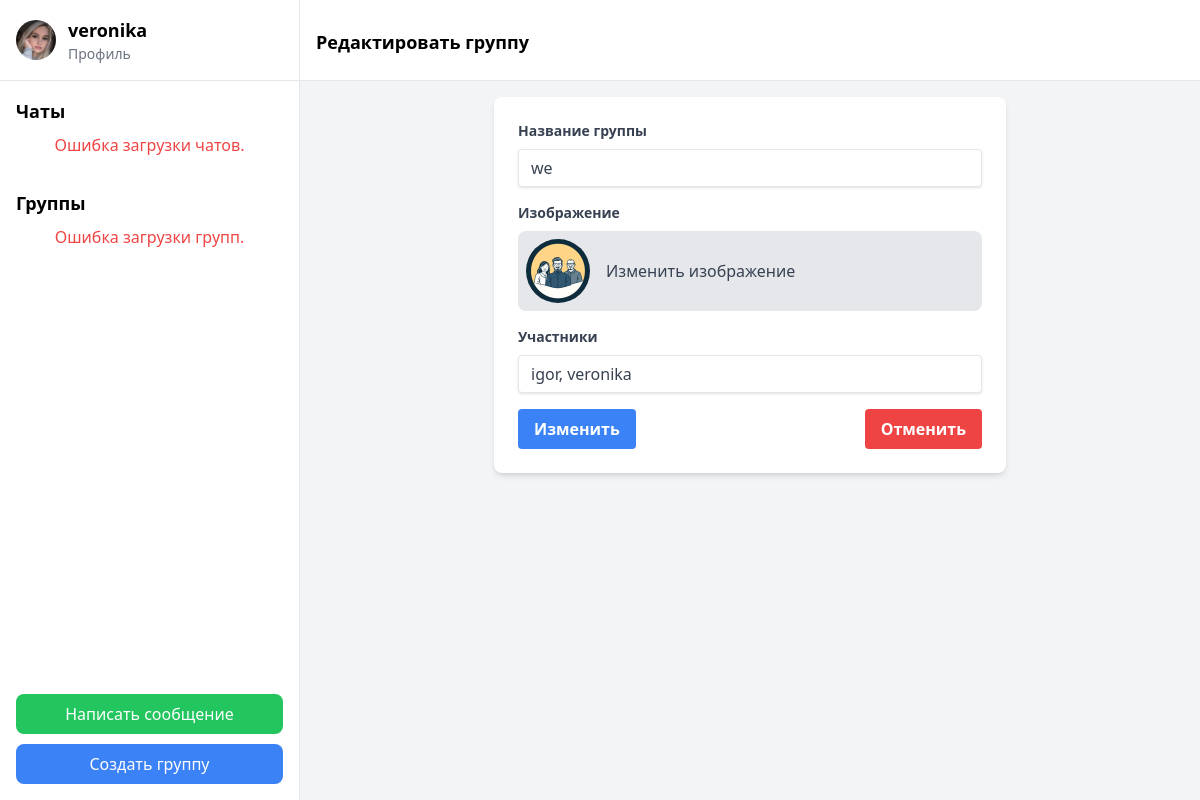
/edit-group/2/ (signed in), run on the app's committed database.
### chat/models.py (models this page shows, shortened)
class CustomUser (AbstractUser ):
    about = models.TextField()
    phone_number = models.CharField(max_length=15)
    photo = models.ImageField(upload_to='images/', blank=True, null=True, default='images/user-default.png')

class Group(models.Model):
    name = models.CharField(max_length=255, unique=True)
    image = models.ImageField(upload_to='images/', blank=True, null=True, default='images/group-default.jpg')
    members = models.ManyToManyField(CustomUser , related_name='user_groups')
    created_at = models.DateTimeField(auto_now_add=True)  # Дата создания группы

### chat/views.py (the view, shortened to what this page needs)
# urls.py: path('edit-group/<int:pk>/', GroupUpdateView.as_view(), name='edit_group'),
class GroupUpdateView(LoginRequiredMixin, UpdateView):
    model = Group
    form_class = GroupForm
    template_name = '../templates/chat/actions/update-group.html'
    def get_object(self, queryset=None):
        return get_object_or_404(Group, id=self.kwargs['pk'])

### chat/forms.py
class GroupForm(forms.ModelForm):
    class Meta:
        model = Group
        fields =['name', 'image']
        widgets = {
            'name': forms.TextInput(attrs={'class': 'shadow appearance-none border rounded w-full py-2 px-3 text-gray-700 leading-tight focus:outline-none focus:shadow-outline', 'placeholder': 'Введите название группы'}),
            'image': forms.FileInput(attrs={'class': 'hidden'}),
        }

### templates/chat/actions/update-group.html (shortened to what this page needs)
{% extends 'chat/main.html' %}
{% block header %} <h2 class="text-lg font-semibold h-9 mt-3"> Редактировать группу </h2>{% endblock header %}
{% block content %}
    <div class="flex-1 p-4 overflow-y-auto">
        <form class="max-w-lg mx-auto bg-white p-6 rounded-lg shadow-md" method="POST" action="{% url 'edit_group' group.id %}" enctype="multipart/form-data">
            <div class="mb-4">
                <label class="block text-gray-700 text-sm font-bold mb-2" for="groupName">
                    Название группы
                </label>
                {{ form.name }}
            </div>
            <div class="mb-4">
                <label class="block text-gray-700 text-sm font-bold mb-2" for="groupAvatar">
                    Изображение
                </label>
                <div class="flex items-center p-2 rounded-lg bg-gray-200">
                    <img id="group-avatar-preview" alt="Group avatar placeholder" class="w-16 h-16 rounded-full mr-4" height="64" src="{{ group.image.url }}" width="64"/>
                    <span id="change-avatar" class="cursor-pointer text-gray-700">Изменить изображение</span>
                </div>
            </div>
            <div class="mb-4">
                <label class="block text-gray-700 text-sm font-bold mb-2" for="members">
                    Участники
                </label>
                <input class="shadow appearance-none border rounded w-full py-2 px-3 text-gray-700 leading-tight focus:outline-none focus:shadow-outline" id="members" name="members" placeholder="Укажите участников через запятую" type="text" value="{{ group.members.all|join:', ' }}"/>
            </div>
            <div class="flex items-center justify-between">
                <button class="bg-blue-500 hover:bg-blue-700 text-white font-bold py-2 px-4 rounded focus:outline-none focus:shadow-outline" type="submit">
                    Изменить
                </button>
                <button class="bg-red-500 hover:bg-red-700 text-white font-bold py-2 px-4 rounded focus:outline-none focus:shadow-outline" type="button" onclick="window.location.href='{% url 'group_chat_view' group.id %}'">
                    Отменить
                </button>
            </div>
        </form>
    </div>
{% endblock content %}

### templates/chat/components/sidebar.html (shortened to what this page needs)
<div class="w-1/4 bg-white border-r border-gray-200 hidden md:flex flex-col justify-between">
    <div>
        <div class="p-4 border-b border-gray-200">
            <div class="flex items-center">
                <img alt="User  avatar placeholder" class="w-10 h-10 rounded-full" height="50" src="{{ user.photo.url }}" width="50"/>
                <div class="ml-3">
                    <h2 class="text-lg font-semibold">{{ user.username }}</h2>
                    <button class="text-sm text-gray-500" onclick="window.location.href='{% url 'edit_profile' %}'">Профиль</button>
                </div>
            </div>
        </div>
        <div class="p-4">
            <h3 class="text-lg font-semibold mb-2">Чаты</h3>
            <div id="error" class="hidden text-red-500 text-center">Ошибка загрузки чатов.</div>
        </div>
        <div class="p-4">
            <h3 class="text-lg font-semibold mb-2">Группы</h3>
            <div id="errorGroups" class="hidden text-red-500 text-center">Ошибка загрузки групп.</div>
        </div>
    </div>
    <div class="p-4">
        <button class="w-full bg-green-500 text-white py-2 px-4 rounded-lg mb-4" id="viewUser ListButton" style="margin-bottom: 10px" onclick="window.location.href='{% url 'user_list' %}'">Написать сообщение</button>
        <button class="w-full bg-blue-500 text-white py-2 px-4 rounded-lg" id="createGroupChatButton" onclick="window.location.href='{% url 'create_group' %}'">Создать группу</button>
    </div>

### data on the page
CustomUser: photo (picture), username "veronika"
Group: name "we", image (placeholder picture), members "igor, veronika"
